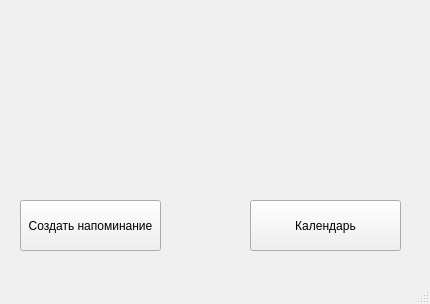
<?xml version="1.0" encoding="UTF-8"?>
<ui version="4.0">
 <class>MainWindow</class>
 <widget class="QMainWindow" name="MainWindow">
  <property name="geometry">
   <rect>
    <x>0</x>
    <y>0</y>
    <width>430</width>
    <height>304</height>
   </rect>
  </property>
  <property name="baseSize">
   <size>
    <width>400</width>
    <height>400</height>
   </size>
  </property>
  <property name="palette">
   <palette>
    <active>
     <colorrole role="WindowText">
      <brush brushstyle="SolidPattern">
       <color alpha="255">
        <red>255</red>
        <green>255</green>
        <blue>255</blue>
       </color>
      </brush>
     </colorrole>
     <colorrole role="Button">
      <brush brushstyle="SolidPattern">
       <color alpha="255">
        <red>0</red>
        <green>0</green>
        <blue>0</blue>
       </color>
      </brush>
     </colorrole>
     <colorrole role="Light">
      <brush brushstyle="SolidPattern">
       <color alpha="255">
        <red>0</red>
        <green>0</green>
        <blue>0</blue>
       </color>
      </brush>
     </colorrole>
     <colorrole role="Midlight">
      <brush brushstyle="SolidPattern">
       <color alpha="255">
        <red>0</red>
        <green>0</green>
        <blue>0</blue>
       </color>
      </brush>
     </colorrole>
     <colorrole role="Dark">
      <brush brushstyle="SolidPattern">
       <color alpha="255">
        <red>0</red>
        <green>0</green>
        <blue>0</blue>
       </color>
      </brush>
     </colorrole>
     <colorrole role="Mid">
      <brush brushstyle="SolidPattern">
       <color alpha="255">
        <red>0</red>
        <green>0</green>
        <blue>0</blue>
       </color>
      </brush>
     </colorrole>
     <colorrole role="Text">
      <brush brushstyle="SolidPattern">
       <color alpha="255">
        <red>255</red>
        <green>255</green>
        <blue>255</blue>
       </color>
      </brush>
     </colorrole>
     <colorrole role="BrightText">
      <brush brushstyle="SolidPattern">
       <color alpha="255">
        <red>255</red>
        <green>255</green>
        <blue>255</blue>
       </color>
      </brush>
     </colorrole>
     <colorrole role="ButtonText">
      <brush brushstyle="SolidPattern">
       <color alpha="255">
        <red>255</red>
        <green>255</green>
        <blue>255</blue>
       </color>
      </brush>
     </colorrole>
     <colorrole role="Base">
      <brush brushstyle="SolidPattern">
       <color alpha="255">
        <red>0</red>
        <green>0</green>
        <blue>0</blue>
       </color>
      </brush>
     </colorrole>
     <colorrole role="Window">
      <brush brushstyle="SolidPattern">
       <color alpha="255">
        <red>0</red>
        <green>0</green>
        <blue>0</blue>
       </color>
      </brush>
     </colorrole>
     <colorrole role="Shadow">
      <brush brushstyle="SolidPattern">
       <color alpha="255">
        <red>0</red>
        <green>0</green>
        <blue>0</blue>
       </color>
      </brush>
     </colorrole>
     <colorrole role="AlternateBase">
      <brush brushstyle="SolidPattern">
       <color alpha="255">
        <red>0</red>
        <green>0</green>
        <blue>0</blue>
       </color>
      </brush>
     </colorrole>
     <colorrole role="ToolTipBase">
      <brush brushstyle="SolidPattern">
       <color alpha="255">
        <red>255</red>
        <green>255</green>
        <blue>220</blue>
       </color>
      </brush>
     </colorrole>
     <colorrole role="ToolTipText">
      <brush brushstyle="SolidPattern">
       <color alpha="255">
        <red>0</red>
        <green>0</green>
        <blue>0</blue>
       </color>
      </brush>
     </colorrole>
     <colorrole role="PlaceholderText">
      <brush brushstyle="SolidPattern">
       <color alpha="127">
        <red>255</red>
        <green>255</green>
        <blue>255</blue>
       </color>
      </brush>
     </colorrole>
    </active>
    <inactive>
     <colorrole role="WindowText">
      <brush brushstyle="SolidPattern">
       <color alpha="255">
        <red>0</red>
        <green>0</green>
        <blue>0</blue>
       </color>
      </brush>
     </colorrole>
     <colorrole role="Button">
      <brush brushstyle="SolidPattern">
       <color alpha="255">
        <red>240</red>
        <green>240</green>
        <blue>240</blue>
       </color>
      </brush>
     </colorrole>
     <colorrole role="Light">
      <brush brushstyle="SolidPattern">
       <color alpha="255">
        <red>255</red>
        <green>255</green>
        <blue>255</blue>
       </color>
      </brush>
     </colorrole>
     <colorrole role="Midlight">
      <brush brushstyle="SolidPattern">
       <color alpha="255">
        <red>227</red>
        <green>227</green>
        <blue>227</blue>
       </color>
      </brush>
     </colorrole>
     <colorrole role="Dark">
      <brush brushstyle="SolidPattern">
       <color alpha="255">
        <red>160</red>
        <green>160</green>
        <blue>160</blue>
       </color>
      </brush>
     </colorrole>
     <colorrole role="Mid">
      <brush brushstyle="SolidPattern">
       <color alpha="255">
        <red>160</red>
        <green>160</green>
        <blue>160</blue>
       </color>
      </brush>
     </colorrole>
     <colorrole role="Text">
      <brush brushstyle="SolidPattern">
       <color alpha="255">
        <red>0</red>
        <green>0</green>
        <blue>0</blue>
       </color>
      </brush>
     </colorrole>
     <colorrole role="BrightText">
      <brush brushstyle="SolidPattern">
       <color alpha="255">
        <red>255</red>
        <green>255</green>
        <blue>255</blue>
       </color>
      </brush>
     </colorrole>
     <colorrole role="ButtonText">
      <brush brushstyle="SolidPattern">
       <color alpha="255">
        <red>0</red>
        <green>0</green>
        <blue>0</blue>
       </color>
      </brush>
     </colorrole>
     <colorrole role="Base">
      <brush brushstyle="SolidPattern">
       <color alpha="255">
        <red>255</red>
        <green>255</green>
        <blue>255</blue>
       </color>
      </brush>
     </colorrole>
     <colorrole role="Window">
      <brush brushstyle="SolidPattern">
       <color alpha="255">
        <red>240</red>
        <green>240</green>
        <blue>240</blue>
       </color>
      </brush>
     </colorrole>
     <colorrole role="Shadow">
      <brush brushstyle="SolidPattern">
       <color alpha="255">
        <red>105</red>
        <green>105</green>
        <blue>105</blue>
       </color>
      </brush>
     </colorrole>
     <colorrole role="AlternateBase">
      <brush brushstyle="SolidPattern">
       <color alpha="255">
        <red>233</red>
        <green>231</green>
        <blue>227</blue>
       </color>
      </brush>
     </colorrole>
     <colorrole role="ToolTipBase">
      <brush brushstyle="SolidPattern">
       <color alpha="255">
        <red>255</red>
        <green>255</green>
        <blue>220</blue>
       </color>
      </brush>
     </colorrole>
     <colorrole role="ToolTipText">
      <brush brushstyle="SolidPattern">
       <color alpha="255">
        <red>0</red>
        <green>0</green>
        <blue>0</blue>
       </color>
      </brush>
     </colorrole>
     <colorrole role="PlaceholderText">
      <brush brushstyle="SolidPattern">
       <color alpha="128">
        <red>0</red>
        <green>0</green>
        <blue>0</blue>
       </color>
      </brush>
     </colorrole>
    </inactive>
    <disabled>
     <colorrole role="WindowText">
      <brush brushstyle="SolidPattern">
       <color alpha="255">
        <red>0</red>
        <green>0</green>
        <blue>0</blue>
       </color>
      </brush>
     </colorrole>
     <colorrole role="Button">
      <brush brushstyle="SolidPattern">
       <color alpha="255">
        <red>0</red>
        <green>0</green>
        <blue>0</blue>
       </color>
      </brush>
     </colorrole>
     <colorrole role="Light">
      <brush brushstyle="SolidPattern">
       <color alpha="255">
        <red>0</red>
        <green>0</green>
        <blue>0</blue>
       </color>
      </brush>
     </colorrole>
     <colorrole role="Midlight">
      <brush brushstyle="SolidPattern">
       <color alpha="255">
        <red>0</red>
        <green>0</green>
        <blue>0</blue>
       </color>
      </brush>
     </colorrole>
     <colorrole role="Dark">
      <brush brushstyle="SolidPattern">
       <color alpha="255">
        <red>0</red>
        <green>0</green>
        <blue>0</blue>
       </color>
      </brush>
     </colorrole>
     <colorrole role="Mid">
      <brush brushstyle="SolidPattern">
       <color alpha="255">
        <red>0</red>
        <green>0</green>
        <blue>0</blue>
       </color>
      </brush>
     </colorrole>
     <colorrole role="Text">
      <brush brushstyle="SolidPattern">
       <color alpha="255">
        <red>0</red>
        <green>0</green>
        <blue>0</blue>
       </color>
      </brush>
     </colorrole>
     <colorrole role="BrightText">
      <brush brushstyle="SolidPattern">
       <color alpha="255">
        <red>255</red>
        <green>255</green>
        <blue>255</blue>
       </color>
      </brush>
     </colorrole>
     <colorrole role="ButtonText">
      <brush brushstyle="SolidPattern">
       <color alpha="255">
        <red>0</red>
        <green>0</green>
        <blue>0</blue>
       </color>
      </brush>
     </colorrole>
     <colorrole role="Base">
      <brush brushstyle="SolidPattern">
       <color alpha="255">
        <red>0</red>
        <green>0</green>
        <blue>0</blue>
       </color>
      </brush>
     </colorrole>
     <colorrole role="Window">
      <brush brushstyle="SolidPattern">
       <color alpha="255">
        <red>0</red>
        <green>0</green>
        <blue>0</blue>
       </color>
      </brush>
     </colorrole>
     <colorrole role="Shadow">
      <brush brushstyle="SolidPattern">
       <color alpha="255">
        <red>0</red>
        <green>0</green>
        <blue>0</blue>
       </color>
      </brush>
     </colorrole>
     <colorrole role="AlternateBase">
      <brush brushstyle="SolidPattern">
       <color alpha="255">
        <red>247</red>
        <green>247</green>
        <blue>247</blue>
       </color>
      </brush>
     </colorrole>
     <colorrole role="ToolTipBase">
      <brush brushstyle="SolidPattern">
       <color alpha="255">
        <red>255</red>
        <green>255</green>
        <blue>220</blue>
       </color>
      </brush>
     </colorrole>
     <colorrole role="ToolTipText">
      <brush brushstyle="SolidPattern">
       <color alpha="255">
        <red>0</red>
        <green>0</green>
        <blue>0</blue>
       </color>
      </brush>
     </colorrole>
     <colorrole role="PlaceholderText">
      <brush brushstyle="SolidPattern">
       <color alpha="128">
        <red>0</red>
        <green>0</green>
        <blue>0</blue>
       </color>
      </brush>
     </colorrole>
    </disabled>
   </palette>
  </property>
  <property name="windowTitle">
   <string>MainWindow</string>
  </property>
  <widget class="QWidget" name="centralwidget">
   <widget class="QPushButton" name="pushButton">
    <property name="geometry">
     <rect>
      <x>20</x>
      <y>200</y>
      <width>141</width>
      <height>51</height>
     </rect>
    </property>
    <property name="palette">
     <palette>
      <active>
       <colorrole role="WindowText">
        <brush brushstyle="SolidPattern">
         <color alpha="255">
          <red>0</red>
          <green>0</green>
          <blue>0</blue>
         </color>
        </brush>
       </colorrole>
       <colorrole role="Button">
        <brush brushstyle="SolidPattern">
         <color alpha="255">
          <red>255</red>
          <green>255</green>
          <blue>255</blue>
         </color>
        </brush>
       </colorrole>
       <colorrole role="Light">
        <brush brushstyle="SolidPattern">
         <color alpha="255">
          <red>255</red>
          <green>255</green>
          <blue>255</blue>
         </color>
        </brush>
       </colorrole>
       <colorrole role="Midlight">
        <brush brushstyle="SolidPattern">
         <color alpha="255">
          <red>255</red>
          <green>255</green>
          <blue>255</blue>
         </color>
        </brush>
       </colorrole>
       <colorrole role="Dark">
        <brush brushstyle="SolidPattern">
         <color alpha="255">
          <red>127</red>
          <green>127</green>
          <blue>127</blue>
         </color>
        </brush>
       </colorrole>
       <colorrole role="Mid">
        <brush brushstyle="SolidPattern">
         <color alpha="255">
          <red>170</red>
          <green>170</green>
          <blue>170</blue>
         </color>
        </brush>
       </colorrole>
       <colorrole role="Text">
        <brush brushstyle="SolidPattern">
         <color alpha="255">
          <red>0</red>
          <green>0</green>
          <blue>0</blue>
         </color>
        </brush>
       </colorrole>
       <colorrole role="BrightText">
        <brush brushstyle="SolidPattern">
         <color alpha="255">
          <red>255</red>
          <green>255</green>
          <blue>255</blue>
         </color>
        </brush>
       </colorrole>
       <colorrole role="ButtonText">
        <brush brushstyle="SolidPattern">
         <color alpha="255">
          <red>0</red>
          <green>0</green>
          <blue>0</blue>
         </color>
        </brush>
       </colorrole>
       <colorrole role="Base">
        <brush brushstyle="SolidPattern">
         <color alpha="255">
          <red>255</red>
          <green>255</green>
          <blue>255</blue>
         </color>
        </brush>
       </colorrole>
       <colorrole role="Window">
        <brush brushstyle="SolidPattern">
         <color alpha="255">
          <red>255</red>
          <green>255</green>
          <blue>255</blue>
         </color>
        </brush>
       </colorrole>
       <colorrole role="Shadow">
        <brush brushstyle="SolidPattern">
         <color alpha="255">
          <red>0</red>
          <green>0</green>
          <blue>0</blue>
         </color>
        </brush>
       </colorrole>
       <colorrole role="AlternateBase">
        <brush brushstyle="SolidPattern">
         <color alpha="255">
          <red>255</red>
          <green>255</green>
          <blue>255</blue>
         </color>
        </brush>
       </colorrole>
       <colorrole role="ToolTipBase">
        <brush brushstyle="SolidPattern">
         <color alpha="255">
          <red>255</red>
          <green>255</green>
          <blue>220</blue>
         </color>
        </brush>
       </colorrole>
       <colorrole role="ToolTipText">
        <brush brushstyle="SolidPattern">
         <color alpha="255">
          <red>0</red>
          <green>0</green>
          <blue>0</blue>
         </color>
        </brush>
       </colorrole>
       <colorrole role="PlaceholderText">
        <brush brushstyle="SolidPattern">
         <color alpha="127">
          <red>0</red>
          <green>0</green>
          <blue>0</blue>
         </color>
        </brush>
       </colorrole>
      </active>
      <inactive>
       <colorrole role="WindowText">
        <brush brushstyle="SolidPattern">
         <color alpha="255">
          <red>0</red>
          <green>0</green>
          <blue>0</blue>
         </color>
        </brush>
       </colorrole>
       <colorrole role="Button">
        <brush brushstyle="SolidPattern">
         <color alpha="255">
          <red>240</red>
          <green>240</green>
          <blue>240</blue>
         </color>
        </brush>
       </colorrole>
       <colorrole role="Light">
        <brush brushstyle="SolidPattern">
         <color alpha="255">
          <red>255</red>
          <green>255</green>
          <blue>255</blue>
         </color>
        </brush>
       </colorrole>
       <colorrole role="Midlight">
        <brush brushstyle="SolidPattern">
         <color alpha="255">
          <red>227</red>
          <green>227</green>
          <blue>227</blue>
         </color>
        </brush>
       </colorrole>
       <colorrole role="Dark">
        <brush brushstyle="SolidPattern">
         <color alpha="255">
          <red>160</red>
          <green>160</green>
          <blue>160</blue>
         </color>
        </brush>
       </colorrole>
       <colorrole role="Mid">
        <brush brushstyle="SolidPattern">
         <color alpha="255">
          <red>160</red>
          <green>160</green>
          <blue>160</blue>
         </color>
        </brush>
       </colorrole>
       <colorrole role="Text">
        <brush brushstyle="SolidPattern">
         <color alpha="255">
          <red>0</red>
          <green>0</green>
          <blue>0</blue>
         </color>
        </brush>
       </colorrole>
       <colorrole role="BrightText">
        <brush brushstyle="SolidPattern">
         <color alpha="255">
          <red>255</red>
          <green>255</green>
          <blue>255</blue>
         </color>
        </brush>
       </colorrole>
       <colorrole role="ButtonText">
        <brush brushstyle="SolidPattern">
         <color alpha="255">
          <red>0</red>
          <green>0</green>
          <blue>0</blue>
         </color>
        </brush>
       </colorrole>
       <colorrole role="Base">
        <brush brushstyle="SolidPattern">
         <color alpha="255">
          <red>255</red>
          <green>255</green>
          <blue>255</blue>
         </color>
        </brush>
       </colorrole>
       <colorrole role="Window">
        <brush brushstyle="SolidPattern">
         <color alpha="255">
          <red>240</red>
          <green>240</green>
          <blue>240</blue>
         </color>
        </brush>
       </colorrole>
       <colorrole role="Shadow">
        <brush brushstyle="SolidPattern">
         <color alpha="255">
          <red>105</red>
          <green>105</green>
          <blue>105</blue>
         </color>
        </brush>
       </colorrole>
       <colorrole role="AlternateBase">
        <brush brushstyle="SolidPattern">
         <color alpha="255">
          <red>233</red>
          <green>231</green>
          <blue>227</blue>
         </color>
        </brush>
       </colorrole>
       <colorrole role="ToolTipBase">
        <brush brushstyle="SolidPattern">
         <color alpha="255">
          <red>255</red>
          <green>255</green>
          <blue>220</blue>
         </color>
        </brush>
       </colorrole>
       <colorrole role="ToolTipText">
        <brush brushstyle="SolidPattern">
         <color alpha="255">
          <red>0</red>
          <green>0</green>
          <blue>0</blue>
         </color>
        </brush>
       </colorrole>
       <colorrole role="PlaceholderText">
        <brush brushstyle="SolidPattern">
         <color alpha="128">
          <red>0</red>
          <green>0</green>
          <blue>0</blue>
         </color>
        </brush>
       </colorrole>
      </inactive>
      <disabled>
       <colorrole role="WindowText">
        <brush brushstyle="SolidPattern">
         <color alpha="255">
          <red>127</red>
          <green>127</green>
          <blue>127</blue>
         </color>
        </brush>
       </colorrole>
       <colorrole role="Button">
        <brush brushstyle="SolidPattern">
         <color alpha="255">
          <red>255</red>
          <green>255</green>
          <blue>255</blue>
         </color>
        </brush>
       </colorrole>
       <colorrole role="Light">
        <brush brushstyle="SolidPattern">
         <color alpha="255">
          <red>255</red>
          <green>255</green>
          <blue>255</blue>
         </color>
        </brush>
       </colorrole>
       <colorrole role="Midlight">
        <brush brushstyle="SolidPattern">
         <color alpha="255">
          <red>255</red>
          <green>255</green>
          <blue>255</blue>
         </color>
        </brush>
       </colorrole>
       <colorrole role="Dark">
        <brush brushstyle="SolidPattern">
         <color alpha="255">
          <red>127</red>
          <green>127</green>
          <blue>127</blue>
         </color>
        </brush>
       </colorrole>
       <colorrole role="Mid">
        <brush brushstyle="SolidPattern">
         <color alpha="255">
          <red>170</red>
          <green>170</green>
          <blue>170</blue>
         </color>
        </brush>
       </colorrole>
       <colorrole role="Text">
        <brush brushstyle="SolidPattern">
         <color alpha="255">
          <red>127</red>
          <green>127</green>
          <blue>127</blue>
         </color>
        </brush>
       </colorrole>
       <colorrole role="BrightText">
        <brush brushstyle="SolidPattern">
         <color alpha="255">
          <red>255</red>
          <green>255</green>
          <blue>255</blue>
         </color>
        </brush>
       </colorrole>
       <colorrole role="ButtonText">
        <brush brushstyle="SolidPattern">
         <color alpha="255">
          <red>127</red>
          <green>127</green>
          <blue>127</blue>
         </color>
        </brush>
       </colorrole>
       <colorrole role="Base">
        <brush brushstyle="SolidPattern">
         <color alpha="255">
          <red>255</red>
          <green>255</green>
          <blue>255</blue>
         </color>
        </brush>
       </colorrole>
       <colorrole role="Window">
        <brush brushstyle="SolidPattern">
         <color alpha="255">
          <red>255</red>
          <green>255</green>
          <blue>255</blue>
         </color>
        </brush>
       </colorrole>
       <colorrole role="Shadow">
        <brush brushstyle="SolidPattern">
         <color alpha="255">
          <red>0</red>
          <green>0</green>
          <blue>0</blue>
         </color>
        </brush>
       </colorrole>
       <colorrole role="AlternateBase">
        <brush brushstyle="SolidPattern">
         <color alpha="255">
          <red>247</red>
          <green>247</green>
          <blue>247</blue>
         </color>
        </brush>
       </colorrole>
       <colorrole role="ToolTipBase">
        <brush brushstyle="SolidPattern">
         <color alpha="255">
          <red>255</red>
          <green>255</green>
          <blue>220</blue>
         </color>
        </brush>
       </colorrole>
       <colorrole role="ToolTipText">
        <brush brushstyle="SolidPattern">
         <color alpha="255">
          <red>0</red>
          <green>0</green>
          <blue>0</blue>
         </color>
        </brush>
       </colorrole>
       <colorrole role="PlaceholderText">
        <brush brushstyle="SolidPattern">
         <color alpha="128">
          <red>0</red>
          <green>0</green>
          <blue>0</blue>
         </color>
        </brush>
       </colorrole>
      </disabled>
     </palette>
    </property>
    <property name="text">
     <string>Создать напоминание</string>
    </property>
   </widget>
   <widget class="QPushButton" name="pushButton_2">
    <property name="geometry">
     <rect>
      <x>250</x>
      <y>200</y>
      <width>151</width>
      <height>51</height>
     </rect>
    </property>
    <property name="palette">
     <palette>
      <active>
       <colorrole role="WindowText">
        <brush brushstyle="SolidPattern">
         <color alpha="255">
          <red>0</red>
          <green>0</green>
          <blue>0</blue>
         </color>
        </brush>
       </colorrole>
       <colorrole role="Button">
        <brush brushstyle="SolidPattern">
         <color alpha="255">
          <red>255</red>
          <green>255</green>
          <blue>255</blue>
         </color>
        </brush>
       </colorrole>
       <colorrole role="Light">
        <brush brushstyle="SolidPattern">
         <color alpha="255">
          <red>255</red>
          <green>255</green>
          <blue>255</blue>
         </color>
        </brush>
       </colorrole>
       <colorrole role="Midlight">
        <brush brushstyle="SolidPattern">
         <color alpha="255">
          <red>255</red>
          <green>255</green>
          <blue>255</blue>
         </color>
        </brush>
       </colorrole>
       <colorrole role="Dark">
        <brush brushstyle="SolidPattern">
         <color alpha="255">
          <red>127</red>
          <green>127</green>
          <blue>127</blue>
         </color>
        </brush>
       </colorrole>
       <colorrole role="Mid">
        <brush brushstyle="SolidPattern">
         <color alpha="255">
          <red>170</red>
          <green>170</green>
          <blue>170</blue>
         </color>
        </brush>
       </colorrole>
       <colorrole role="Text">
        <brush brushstyle="SolidPattern">
         <color alpha="255">
          <red>0</red>
          <green>0</green>
          <blue>0</blue>
         </color>
        </brush>
       </colorrole>
       <colorrole role="BrightText">
        <brush brushstyle="SolidPattern">
         <color alpha="255">
          <red>255</red>
          <green>255</green>
          <blue>255</blue>
         </color>
        </brush>
       </colorrole>
       <colorrole role="ButtonText">
        <brush brushstyle="SolidPattern">
         <color alpha="255">
          <red>0</red>
          <green>0</green>
          <blue>0</blue>
         </color>
        </brush>
       </colorrole>
       <colorrole role="Base">
        <brush brushstyle="SolidPattern">
         <color alpha="255">
          <red>255</red>
          <green>255</green>
          <blue>255</blue>
         </color>
        </brush>
       </colorrole>
       <colorrole role="Window">
        <brush brushstyle="SolidPattern">
         <color alpha="255">
          <red>255</red>
          <green>255</green>
          <blue>255</blue>
         </color>
        </brush>
       </colorrole>
       <colorrole role="Shadow">
        <brush brushstyle="SolidPattern">
         <color alpha="255">
          <red>0</red>
          <green>0</green>
          <blue>0</blue>
         </color>
        </brush>
       </colorrole>
       <colorrole role="AlternateBase">
        <brush brushstyle="SolidPattern">
         <color alpha="255">
          <red>255</red>
          <green>255</green>
          <blue>255</blue>
         </color>
        </brush>
       </colorrole>
       <colorrole role="ToolTipBase">
        <brush brushstyle="SolidPattern">
         <color alpha="255">
          <red>255</red>
          <green>255</green>
          <blue>220</blue>
         </color>
        </brush>
       </colorrole>
       <colorrole role="ToolTipText">
        <brush brushstyle="SolidPattern">
         <color alpha="255">
          <red>0</red>
          <green>0</green>
          <blue>0</blue>
         </color>
        </brush>
       </colorrole>
       <colorrole role="PlaceholderText">
        <brush brushstyle="SolidPattern">
         <color alpha="127">
          <red>0</red>
          <green>0</green>
          <blue>0</blue>
         </color>
        </brush>
       </colorrole>
      </active>
      <inactive>
       <colorrole role="WindowText">
        <brush brushstyle="SolidPattern">
         <color alpha="255">
          <red>0</red>
          <green>0</green>
          <blue>0</blue>
         </color>
        </brush>
       </colorrole>
       <colorrole role="Button">
        <brush brushstyle="SolidPattern">
         <color alpha="255">
          <red>240</red>
          <green>240</green>
          <blue>240</blue>
         </color>
        </brush>
       </colorrole>
       <colorrole role="Light">
        <brush brushstyle="SolidPattern">
         <color alpha="255">
          <red>255</red>
          <green>255</green>
          <blue>255</blue>
         </color>
        </brush>
       </colorrole>
       <colorrole role="Midlight">
        <brush brushstyle="SolidPattern">
         <color alpha="255">
          <red>227</red>
          <green>227</green>
          <blue>227</blue>
         </color>
        </brush>
       </colorrole>
       <colorrole role="Dark">
        <brush brushstyle="SolidPattern">
         <color alpha="255">
          <red>160</red>
          <green>160</green>
          <blue>160</blue>
         </color>
        </brush>
       </colorrole>
       <colorrole role="Mid">
        <brush brushstyle="SolidPattern">
         <color alpha="255">
          <red>160</red>
          <green>160</green>
          <blue>160</blue>
         </color>
        </brush>
       </colorrole>
       <colorrole role="Text">
        <brush brushstyle="SolidPattern">
         <color alpha="255">
          <red>0</red>
          <green>0</green>
          <blue>0</blue>
         </color>
        </brush>
       </colorrole>
       <colorrole role="BrightText">
        <brush brushstyle="SolidPattern">
         <color alpha="255">
          <red>255</red>
          <green>255</green>
          <blue>255</blue>
         </color>
        </brush>
       </colorrole>
       <colorrole role="ButtonText">
        <brush brushstyle="SolidPattern">
         <color alpha="255">
          <red>0</red>
          <green>0</green>
          <blue>0</blue>
         </color>
        </brush>
       </colorrole>
       <colorrole role="Base">
        <brush brushstyle="SolidPattern">
         <color alpha="255">
          <red>255</red>
          <green>255</green>
          <blue>255</blue>
         </color>
        </brush>
       </colorrole>
       <colorrole role="Window">
        <brush brushstyle="SolidPattern">
         <color alpha="255">
          <red>240</red>
          <green>240</green>
          <blue>240</blue>
         </color>
        </brush>
       </colorrole>
       <colorrole role="Shadow">
        <brush brushstyle="SolidPattern">
         <color alpha="255">
          <red>105</red>
          <green>105</green>
          <blue>105</blue>
         </color>
        </brush>
       </colorrole>
       <colorrole role="AlternateBase">
        <brush brushstyle="SolidPattern">
         <color alpha="255">
          <red>233</red>
          <green>231</green>
          <blue>227</blue>
         </color>
        </brush>
       </colorrole>
       <colorrole role="ToolTipBase">
        <brush brushstyle="SolidPattern">
         <color alpha="255">
          <red>255</red>
          <green>255</green>
          <blue>220</blue>
         </color>
        </brush>
       </colorrole>
       <colorrole role="ToolTipText">
        <brush brushstyle="SolidPattern">
         <color alpha="255">
          <red>0</red>
          <green>0</green>
          <blue>0</blue>
         </color>
        </brush>
       </colorrole>
       <colorrole role="PlaceholderText">
        <brush brushstyle="SolidPattern">
         <color alpha="128">
          <red>0</red>
          <green>0</green>
          <blue>0</blue>
         </color>
        </brush>
       </colorrole>
      </inactive>
      <disabled>
       <colorrole role="WindowText">
        <brush brushstyle="SolidPattern">
         <color alpha="255">
          <red>127</red>
          <green>127</green>
          <blue>127</blue>
         </color>
        </brush>
       </colorrole>
       <colorrole role="Button">
        <brush brushstyle="SolidPattern">
         <color alpha="255">
          <red>255</red>
          <green>255</green>
          <blue>255</blue>
         </color>
        </brush>
       </colorrole>
       <colorrole role="Light">
        <brush brushstyle="SolidPattern">
         <color alpha="255">
          <red>255</red>
          <green>255</green>
          <blue>255</blue>
         </color>
        </brush>
       </colorrole>
       <colorrole role="Midlight">
        <brush brushstyle="SolidPattern">
         <color alpha="255">
          <red>255</red>
          <green>255</green>
          <blue>255</blue>
         </color>
        </brush>
       </colorrole>
       <colorrole role="Dark">
        <brush brushstyle="SolidPattern">
         <color alpha="255">
          <red>127</red>
          <green>127</green>
          <blue>127</blue>
         </color>
        </brush>
       </colorrole>
       <colorrole role="Mid">
        <brush brushstyle="SolidPattern">
         <color alpha="255">
          <red>170</red>
          <green>170</green>
          <blue>170</blue>
         </color>
        </brush>
       </colorrole>
       <colorrole role="Text">
        <brush brushstyle="SolidPattern">
         <color alpha="255">
          <red>127</red>
          <green>127</green>
          <blue>127</blue>
         </color>
        </brush>
       </colorrole>
       <colorrole role="BrightText">
        <brush brushstyle="SolidPattern">
         <color alpha="255">
          <red>255</red>
          <green>255</green>
          <blue>255</blue>
         </color>
        </brush>
       </colorrole>
       <colorrole role="ButtonText">
        <brush brushstyle="SolidPattern">
         <color alpha="255">
          <red>127</red>
          <green>127</green>
          <blue>127</blue>
         </color>
        </brush>
       </colorrole>
       <colorrole role="Base">
        <brush brushstyle="SolidPattern">
         <color alpha="255">
          <red>255</red>
          <green>255</green>
          <blue>255</blue>
         </color>
        </brush>
       </colorrole>
       <colorrole role="Window">
        <brush brushstyle="SolidPattern">
         <color alpha="255">
          <red>255</red>
          <green>255</green>
          <blue>255</blue>
         </color>
        </brush>
       </colorrole>
       <colorrole role="Shadow">
        <brush brushstyle="SolidPattern">
         <color alpha="255">
          <red>0</red>
          <green>0</green>
          <blue>0</blue>
         </color>
        </brush>
       </colorrole>
       <colorrole role="AlternateBase">
        <brush brushstyle="SolidPattern">
         <color alpha="255">
          <red>247</red>
          <green>247</green>
          <blue>247</blue>
         </color>
        </brush>
       </colorrole>
       <colorrole role="ToolTipBase">
        <brush brushstyle="SolidPattern">
         <color alpha="255">
          <red>255</red>
          <green>255</green>
          <blue>220</blue>
         </color>
        </brush>
       </colorrole>
       <colorrole role="ToolTipText">
        <brush brushstyle="SolidPattern">
         <color alpha="255">
          <red>0</red>
          <green>0</green>
          <blue>0</blue>
         </color>
        </brush>
       </colorrole>
       <colorrole role="PlaceholderText">
        <brush brushstyle="SolidPattern">
         <color alpha="128">
          <red>0</red>
          <green>0</green>
          <blue>0</blue>
         </color>
        </brush>
       </colorrole>
      </disabled>
     </palette>
    </property>
    <property name="text">
     <string>Календарь</string>
    </property>
    <property name="checkable">
     <bool>false</bool>
    </property>
   </widget>
  </widget>
  <widget class="QMenuBar" name="menubar">
   <property name="geometry">
    <rect>
     <x>0</x>
     <y>0</y>
     <width>430</width>
     <height>17</height>
    </rect>
   </property>
  </widget>
  <widget class="QStatusBar" name="statusbar"/>
 </widget>
 <resources/>
 <connections/>
</ui>
